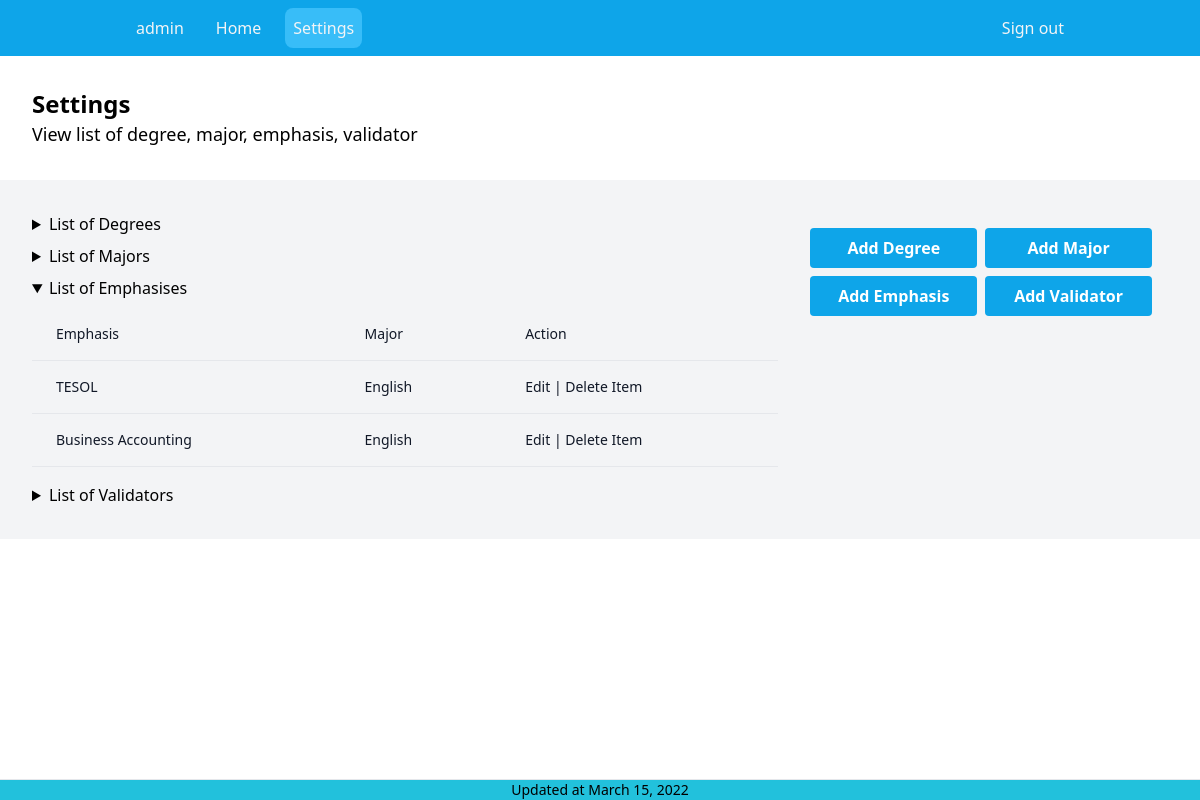
/manager/settings (signed in), run on an earlier commit of the app's database.
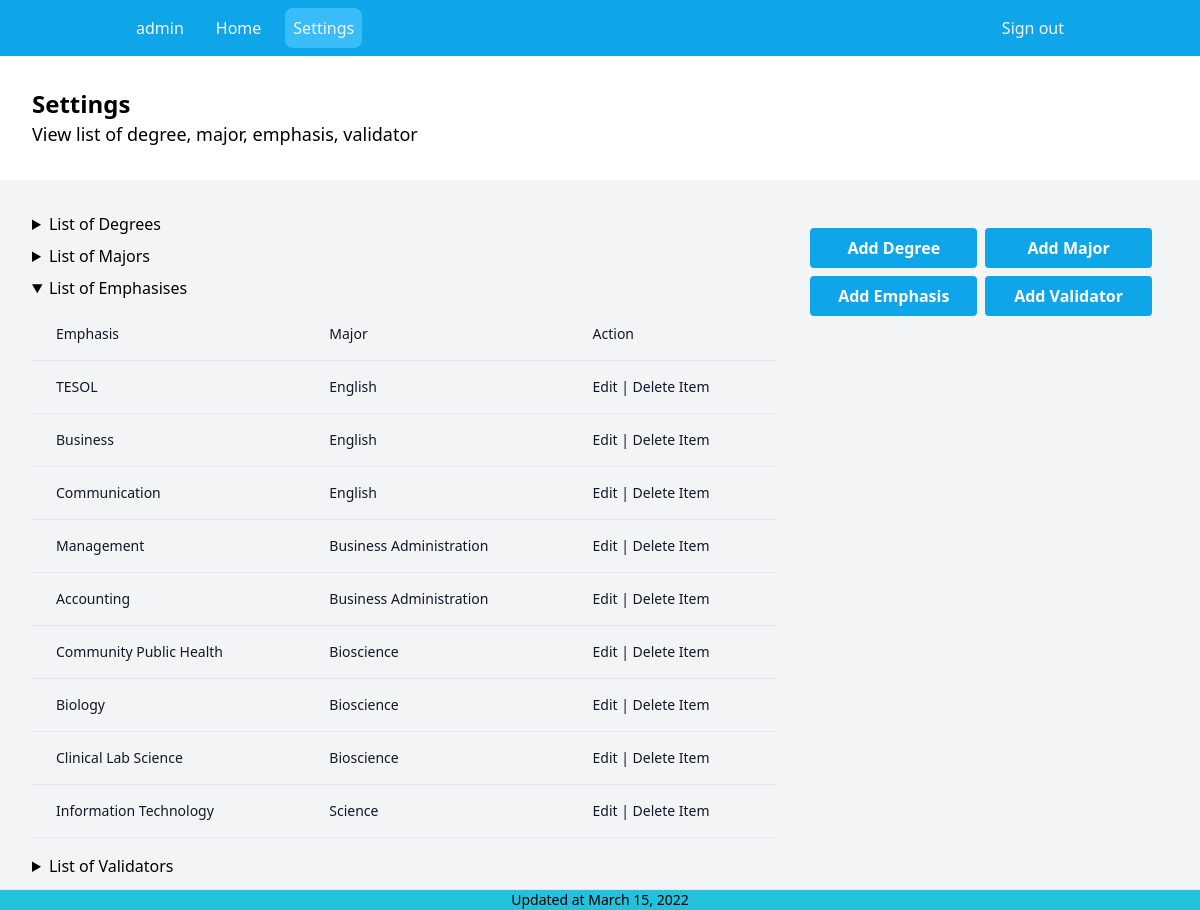
And on a later commit of the database.
### spapp/models.py (models this page shows, shortened)
class Emphasis(models.Model):
    major = models.ForeignKey(Major, on_delete=models.CASCADE)
    name = models.CharField(max_length=30)

class Major(models.Model):
    degree = models.ForeignKey(Degree, on_delete=models.CASCADE)
    name = models.CharField(max_length=30)
    def __str__(self):
        return f"{self.name}"

### spapp/views.py (the view, shortened to what this page needs)
# urls.py: path("manager/settings", views.AdminSettings.as_view(), name="manager_settings"),
@method_decorator(decorators, name='dispatch')
class AdminSettings(LoginRequiredMixin, generic.TemplateView):
    login_url = "spapp:login"
    template_name = "pages/manager/settings.html"
    form_degree = DegreeForm
    form_major = MajorForm
    form_emphasis = EmphasisForm
    form_validator = ValidatorForm
    def get_context_data(self, **kwargs):
        context = super().get_context_data(**kwargs)
        try:
            context = {
                'degrees': Degree.objects.all(),
                'majors': Major.objects.all(),
                'emphasises': Emphasis.objects.all(),
                'validators': Validator.objects.all(),
                'form_degree': self.form_degree(),
                'form_major': self.form_major(),
                'form_emphasis': self.form_emphasis(),
                'form_validator': self.form_validator()
            }
            return context
        except:
            messages.add_message(
                self.request, messages.WARNING, "You are not a student")
            return context

### spapp/models.py (called while the page is built)
    def __str__(self):
        return f"{self.name}"

### theme/templates/pages/manager/settings.html (shortened to what this page needs)
{% extends 'components/manager/layout.html' %}
{% block content %}
  <section class="py-8 px-4 md:px-8 xl:px-48  flex justify-between  gap-4 flex-col lg:flex-row ">
    <div>
      <p class="text-xl md:text-2xl xl:text-3xl font-bold">Settings</p>
      <span class="text-lg">View list of degree, major, emphasis, validator</span>
    </div>
  </section>
<section class="py-8 px-4 md:px-8 xl:px-48 bg-gray-100 flex justify-between  gap-4 flex-col lg:flex-row ">
  <div class="w-full lg:w-2/3 flex flex-col gap-2">
    <div>
  {% include 'components/manager/degree/list.html' with title="Degrees" data=degrees %}
    </div>
{% include 'components/manager/major/list.html' with title="Majors" data=majors %}
{% include 'components/manager/emphasis/list.html' with title="Emphasises" data=emphasises %}
{% include 'components/manager/validator/list.html' with title="Validators" data=validators %}
      </div>
  <div class="w-auto lg:w-1/3 p-4">
    <div class="grid grid-cols-2 gap-2">
  <button class="bg-sky-500 hover:bg-sky-700 text-white font-bold py-2 px-4 rounded" onClick="handle_degree()">
              Add Degree
            </button>
    <button class="bg-sky-500 hover:bg-sky-700 text-white font-bold py-2 px-4 rounded" onClick="handle_major()">
              Add Major
            </button>
   <button class="bg-sky-500 hover:bg-sky-700 text-white font-bold py-2 px-4 rounded" onClick="handle_emphasis()">
              Add Emphasis
            </button>
            <button class="bg-sky-500 hover:bg-sky-700 text-white font-bold py-2 px-4 rounded" onClick="handle_validator()">
              Add Validator
            </button>
    </div>
  </div>
</section>
{% endblock %}

### theme/templates/components/manager/emphasis/list.html (shortened to what this page needs)
<details open>
  <summary> List of {{ title }} </summary>
  <div class="flex flex-col">
    <div class="overflow-x-auto sm:-mx-6 lg:-mx-8">
      <div class="py-2 inline-block min-w-full sm:px-6 lg:px-8">
        <div class="overflow-hidden">
          <table class="min-w-full">
            <thead class="border-b">
              <tr>
                <th scope="col" class="text-sm font-medium text-gray-900 px-6 py-4 text-left">
                  Emphasis
                </th>
                <th scope="col" class="text-sm font-medium text-gray-900 px-6 py-4 text-left">
                  Major
                </th>
                <th scope="col" class="text-sm font-medium text-gray-900 px-6 py-4 text-left">
                  Action
                </th>
              </tr>
            </thead>
            <tbody>
              {% for item in data %}
              <tr class="border-b">
                <td class="px-6 py-4 whitespace-nowrap text-sm font-medium text-gray-900">{{ item.name }}</td>
                <td class="text-sm text-gray-900 font-light px-6 py-4 whitespace-nowrap">
                  {{ item.major }}
                </td>
                <td class="text-sm text-gray-900 font-light px-6 py-4 whitespace-nowrap" id="emp-{{ item.pk }}">
                  <button onClick=edit_emphasis("{{ item.pk }}")> Edit </button> |
                  <button onClick=delete_emphasis("{{ item.pk}}")>Delete Item</button>
                </td>
              </tr>
              {% endfor %}
            </tbody>
          </table>
        </div>
      </div>
    </div>
  </div>
</details>

What changed in the data, as far as the page shows it:
changed Emphasis: name "Business Accounting" → "Business"
added Emphasis: name "Communication", major "English"
added Emphasis: name "Management", major "Business Administration"
added Emphasis: name "Accounting", major "Business Administration"
added Emphasis: name "Community Public Health", major "Bioscience"
added Emphasis: name "Biology", major "Bioscience"
added Emphasis: name "Clinical Lab Science", major "Bioscience"
added Emphasis: name "Information Technology", major "Science"
